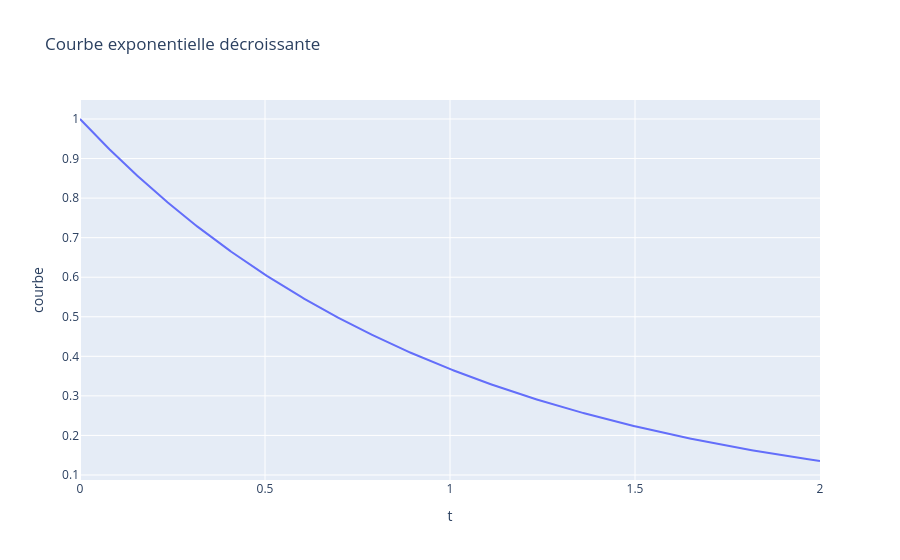
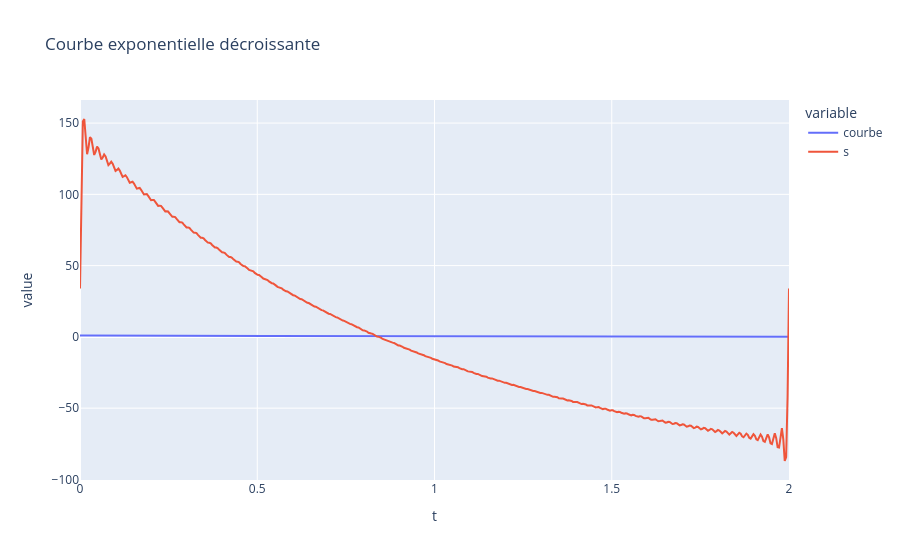

The notebook cell saved with these charts, in order:
### Code cell
t = np.linspace(0,2,500)

courbe = np.exp(-t)

df=pd.DataFrame({"t":t,"courbe":courbe})

fig = px.line(df, x="t", y="courbe", title = "Courbe exponentielle décroissante")
fig.show()

N = 100

E_tot = np.trapezoid(courbe*courbe, t)/2

print("L'énergie totale du signal est  :  = ", E_tot)

a0 = 0.5*np.trapezoid(courbe, t)

E_rec = a0**2

s = a0

for k in range(1,N+1):
    
    ak = np.trapezoid(courbe*np.cos(np.pi*k*t))

    bk = np.trapezoid(courbe*np.sin(np.pi*k*t))

    s += (ak*np.cos(np.pi*k*t) + bk*np.sin(np.pi*k*t))

    E_rec += 0.5*(ak**2 + bk**2)

df=pd.DataFrame({"t":t,"courbe":courbe, "s":s})
    
fig = px.line(df, x="t", y=["courbe", "s"], title = "Courbe exponentielle décroissante")
fig.show()

### Figure 1 — Plotly figure (JSON) as saved in the notebook; plotly's stock layout.template omitted (floating-point values rounded to 4 significant figures; data arrays with more than 128 entries replaced by an {"elided": "..."} marker saying what was removed)
{"data": [{"hovertemplate": "t=%{x}<br>courbe=%{y}<extra></extra>", "legendgroup": "", "line": {"color": "#636efa", "dash": "solid"}, "marker": {"symbol": "circle"}, "mode": "lines", "name": "", "orientation": "v", "showlegend": false, "type": "scatter", "x": {"elided": "500 float values"}, "xaxis": "x", "y": {"elided": "500 float values"}, "yaxis": "y"}], "layout": {"legend": {"tracegroupgap": 0}, "title": {"text": "Courbe exponentielle décroissante"}, "xaxis": {"anchor": "y", "domain": [0, 1], "title": {"text": "t"}}, "yaxis": {"anchor": "x", "domain": [0, 1], "title": {"text": "courbe"}}}}

### Figure 2 — Plotly figure (JSON) as saved in the notebook; plotly's stock layout.template omitted (floating-point values rounded to 4 significant figures; data arrays with more than 128 entries replaced by an {"elided": "..."} marker saying what was removed)
{"data": [{"hovertemplate": "variable=courbe<br>t=%{x}<br>value=%{y}<extra></extra>", "legendgroup": "courbe", "line": {"color": "#636efa", "dash": "solid"}, "marker": {"symbol": "circle"}, "mode": "lines", "name": "courbe", "orientation": "v", "showlegend": true, "type": "scatter", "x": {"elided": "500 float values"}, "xaxis": "x", "y": {"elided": "500 float values"}, "yaxis": "y"}, {"hovertemplate": "variable=s<br>t=%{x}<br>value=%{y}<extra></extra>", "legendgroup": "s", "line": {"color": "#EF553B", "dash": "solid"}, "marker": {"symbol": "circle"}, "mode": "lines", "name": "s", "orientation": "v", "showlegend": true, "type": "scatter", "x": {"elided": "500 float values"}, "xaxis": "x", "y": {"elided": "500 float values"}, "yaxis": "y"}], "layout": {"legend": {"title": {"text": "variable"}, "tracegroupgap": 0}, "title": {"text": "Courbe exponentielle décroissante"}, "xaxis": {"anchor": "y", "domain": [0, 1], "title": {"text": "t"}}, "yaxis": {"anchor": "x", "domain": [0, 1], "title": {"text": "value"}}}}
